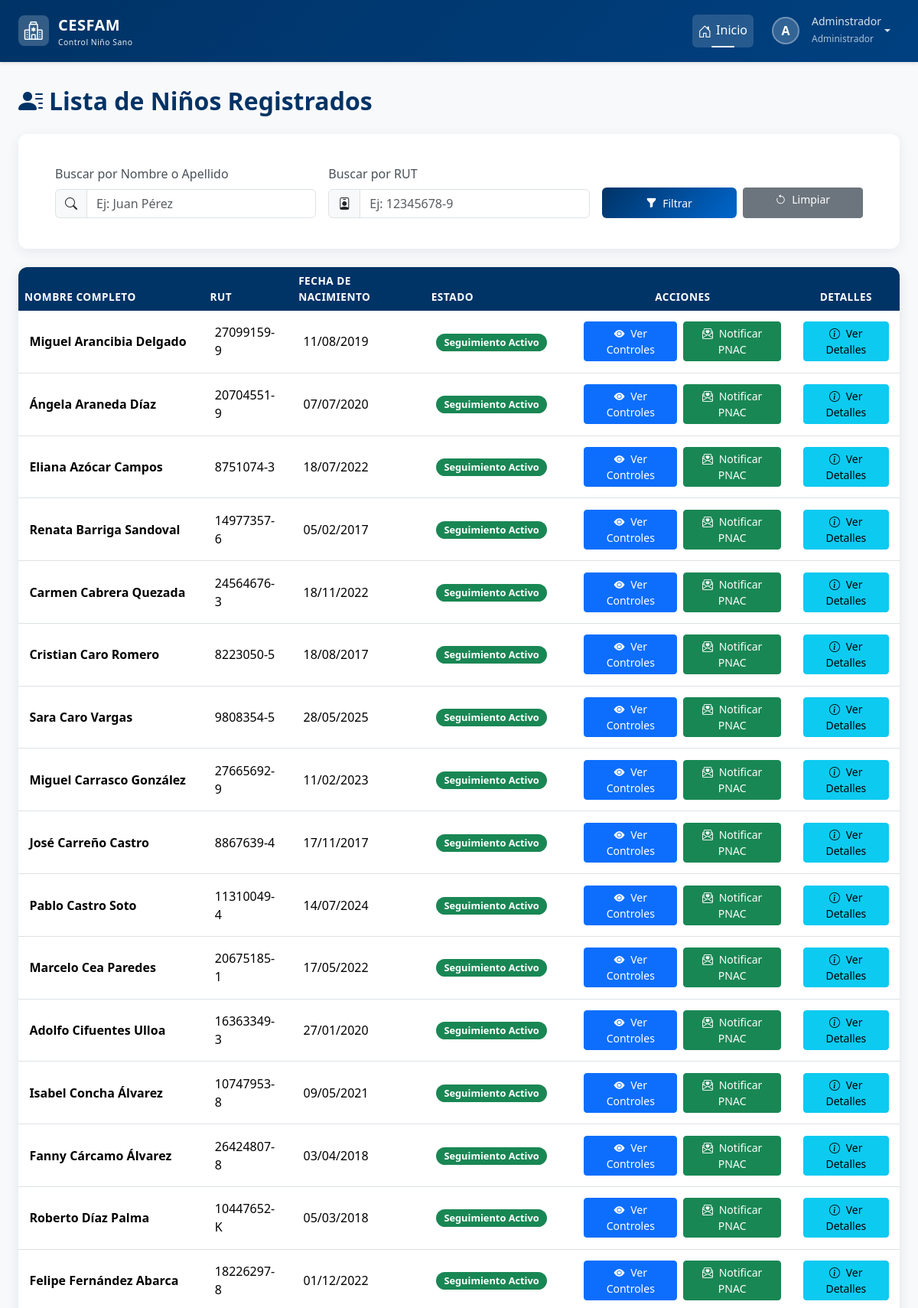
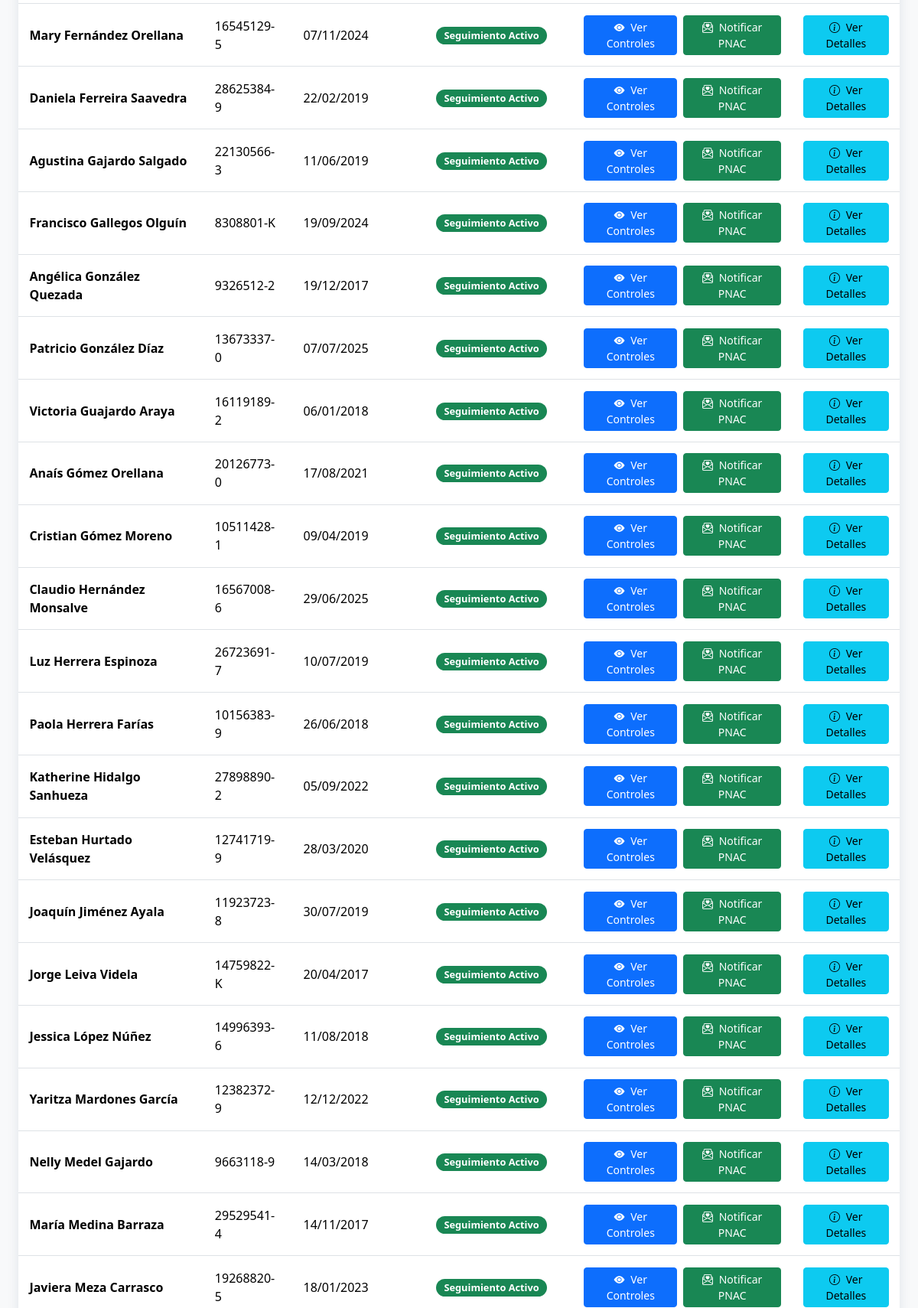
The app's page /ninos/ (signed in, upper part) with its own data (2 pictures, top to bottom).
### login/models.py (models this page shows, shortened)
class Usuario(AbstractBaseUser, PermissionsMixin):
    rut = models.CharField(max_length=10, unique=True)
    nombre_completo = models.CharField(max_length=200)
    email = models.EmailField(unique=True)
    rol = models.ForeignKey(Rol, on_delete=models.PROTECT)
    clave_temporal = models.BooleanField(default=False)
    nombre_completo_norm = models.CharField(
        max_length=200,
        editable=False,
        db_index=True
    )
    activo = models.BooleanField(default=True)
    is_staff = models.BooleanField(default=False) # Necesario para el admin de Django
    fecha_creacion = models.DateTimeField(default=timezone.now)
    objects = UsuarioManager()
    USERNAME_FIELD = 'rut'
    REQUIRED_FIELDS = ['nombre_completo', 'email']

class Rol(models.Model):
    id = models.AutoField(primary_key=True)
    nombre_rol = models.CharField(max_length=30, unique=True)
    descripcion = models.CharField(max_length=200)

### control/models.py (models this page shows, shortened)
class Nino(models.Model):
    ESTADO_SEGUIMIENTO_CHOICES = [
        ('ACTIVO', 'Seguimiento Activo'),
        ('COMPLETADO', 'Programa Completado'),
        ('TRASLADADO', 'Trasladado/Inactivo'),
        ('FALLECIDO', 'Fallecido'),
        ('OTRO', 'Otro'),
    ]
    SEXO_CHOICES = [
        ('Masculino', 'Masculino'),
        ('Femenino', 'Femenino')
    ]
    rut_nino = models.CharField(max_length=10, primary_key=True)
    nombre = models.CharField(max_length=50)
    ap_paterno = models.CharField(max_length=30)
    ap_materno = models.CharField(max_length=30, blank=True, null=True)
    fecha_nacimiento = models.DateField()
    sexo = models.CharField(max_length=20, choices=SEXO_CHOICES)
    direccion = models.CharField(max_length=200)
    fecha_registro = models.DateTimeField(auto_now_add=True)
    comuna = models.ForeignKey(Comuna, on_delete=models.PROTECT)
    estado_seguimiento = models.CharField(
        max_length=20,
        choices=ESTADO_SEGUIMIENTO_CHOICES,
        default='ACTIVO',
        verbose_name="Estado del Seguimiento"
    )
    sector = models.CharField(
        max_length=50,
        blank=True, # Lo hacemos opcional por si no se conoce al principio
        null=True,
        verbose_name="Sector Asignado"
    )
    fecha_fallecimiento = models.DateField(
        null=True,
        blank=True,
        verbose_name="Fecha de Fallecimiento"
    )
    nombre_norm = models.CharField(
        max_length=50,
        editable=False,     # No se muestra en formularios/admin
        db_index=True       # Indexado para búsquedas rápidas
    )
    ap_paterno_norm = models.CharField(
        max_length=30,
        editable=False,
        db_index=True
    )
    ap_materno_norm = models.CharField(
        max_length=30,
        blank=True,
        null=True,
        editable=False,
        db_index=True
    )
    history = HistoricalRecords()

### control/views.py (the view, shortened to what this page needs)
# urls.py: path('ninos/', views.listar_ninos, name='listar_ninos'),
@login_required
def listar_ninos(request):
    user = request.user
    rol_usuario = user.rol.nombre_rol.lower()
    nombre_query = request.GET.get('nombre', '')
    rut_query = request.GET.get('rut', '')
    lista_ninos = Nino.objects.none()
    if rol_usuario in ['administrador', 'profesional']:
        lista_ninos = Nino.objects.prefetch_related('ninotutor_set__tutor').all()
    elif rol_usuario == 'tutor':
        try:
            lista_ninos = user.perfil_tutor.ninos.prefetch_related('ninotutor_set__tutor').all()
        except Tutor.DoesNotExist:
            lista_ninos = Nino.objects.none()
    if rut_query:
        lista_ninos = lista_ninos.filter(rut_nino__icontains=rut_query)
    lista_ninos_ordenada = lista_ninos.order_by('estado_seguimiento', 'ap_paterno', 'nombre')
    contexto = {
        'ninos': lista_ninos_ordenada, # <-- Usamos la lista ya ordenada
        'rol_usuario': rol_usuario,
        'nombre_query': nombre_query,
        'rut_query': rut_query,
    }
    return render(request, 'control/nino/listar_ninos.html', contexto)

### control/templates/control/nino/listar_ninos.html (shortened to what this page needs)
{% extends 'base.html' %}
{% load static %}
{% block extra_css %}
    <link rel="stylesheet" href="{% static 'css/estilolistas.css' %}">
{% endblock %}
{% block content %}
<div class="page-header mb-4">
    <h2><i class="bi bi-person-lines-fill me-2"></i>Lista de Niños Registrados</h2>
</div>
{% if rol_usuario != 'tutor' %}
    <div class="card filter-card mb-4">
        <div class="card-body">
            <form method="get" action="">
                <div class="row g-3 align-items-end">
                    <div class="col-md-4">
                        <label for="nombre" class="form-label">Buscar por Nombre o Apellido</label>
                        <div class="input-group">
                            <span class="input-group-text"><i class="bi bi-search"></i></span>
                            <input type="text" name="nombre" id="nombre" class="form-control" placeholder="Ej: Juan Pérez" value="{{ request.GET.nombre }}">
                        </div>
                    </div>
                    <div class="col-md-4">
                        <label for="rut" class="form-label">Buscar por RUT</label>
                        <div class="input-group">
                            <span class="input-group-text"><i class="bi bi-person-badge"></i></span>
                            <input type="text" name="rut" id="rut" class="form-control" placeholder="Ej: 12345678-9" value="{{ request.GET.rut }}">
                        </div>
                    </div>
                    <div class="col-md-4 d-flex align-items-end">
                        <div class="d-flex gap-2 w-100">
                            <button type="submit" class="btn btn-cesfam btn-sm flex-grow-1">
                                <i class="bi bi-funnel-fill me-1"></i> Filtrar
                            </button>
                            <a href="{% url 'control:listar_ninos' %}" class="btn btn-secondary btn-sm flex-grow-1">
                                <i class="bi bi-arrow-counterclockwise me-1"></i> Limpiar
                            </a>
                        </div>
                    </div>
                </div>
            </form>
        </div>
    </div>
{% endif %}
<div class="card table-card">
    <div class="card-body p-0">
        <div class="table-responsive">
            <table class="table table-hover">
                <thead>
                    <tr>
                        <th>Nombre Completo</th>
                        <th>RUT</th>
                        <th>Fecha de Nacimiento</th>
                        <th>Estado</th> <th class="text-center">Acciones</th>
                        <th class="text-center">Detalles</th>
                    </tr>
                </thead>
                <tbody>
                    {% for nino in ninos %}
                    <tr class="animate-row {% if nino.estado_seguimiento == 'FALLECIDO' or nino.estado_seguimiento == 'TRASLADADO' %}disabled-row{% endif %}" style="--i: {{ forloop.counter0 }};" id="nino-{{ nino.rut_nino }}">
                        <td><strong>{{ nino.nombre }} {{ nino.ap_paterno }} {{ nino.ap_materno }}</strong></td>
                        <td>{{ nino.rut_nino }}</td>
                        <td>{{ nino.fecha_nacimiento|date:"d/m/Y" }}</td>
                        <td>
                            {% if nino.estado_seguimiento == 'ACTIVO' %}
                                <span class="badge bg-success">{{ nino.get_estado_seguimiento_display }}</span>
                            {% elif nino.estado_seguimiento == 'COMPLETADO' %}
                                <span class="badge bg-primary">{{ nino.get_estado_seguimiento_display }}</span>
                            {% else %}
                                <span class="badge bg-secondary">{{ nino.get_estado_seguimiento_display }}</span>
                            {% endif %}
                        </td>
                        <td class="text-center">
                            <div class="action-buttons justify-content-center">
                                <a href="{% url 'control:detalle_nino' nino.rut_nino %}" class="btn btn-sm btn-primary">
                                    <i class="bi bi-eye-fill me-1"></i> Ver Controles
                                </a>
                                {% with relacion=nino.ninotutor_set.first %}
                                    {% if relacion and relacion.tutor and relacion.tutor.email and rol_usuario != 'tutor' %}
                                        <form method="post" class="d-inline" onsubmit="return confirm('¿Estás seguro de que deseas enviar el correo de notificación PNAC al tutor de {{ nino.nombre }}?');">
                                            <button type="submit" class="btn btn-sm btn-success" title="Notificar arribo de alimentos PNAC al tutor: {{ relacion.tutor.email }}">
                                                <i class="bi bi-envelope-paper-heart me-1"></i> Notificar PNAC
                                            </button>
                                        </form>
                                    {% endif %}
                                {% endwith %}
                            </div>
                        </td>
                        <td class="text-center">
                            <div class="action-buttons justify-content-center">
                                {% with relacion=nino.ninotutor_set.first %}
                                <button type="button" class="btn btn-sm btn-info"
                                        data-bs-toggle="modal"
                                        data-bs-target="#detalleModal"
                                        data-nombre="{{ nino.nombre }} {{ nino.ap_paterno }} {{ nino.ap_materno }}"
                                        data-rut="{{ nino.rut_nino }}"
                                        data-fecha="{{ nino.fecha_nacimiento|date:"d/m/Y" }}"
                                        {% if relacion and relacion.tutor %}
                                        data-nombre-tutor="{{ relacion.tutor.nombre_completo }}"
                                        data-parentesco="{{ relacion.get_parentesco_display }}"
                                        data-correo-tutor="{{ relacion.tutor.email }}"
                                        {% endif %}>
                                    <i class="bi bi-info-circle me-1"></i> Ver Detalles
                                </button>
                                {% endwith %}
                            </div>
                        </td>
                    </tr>
                {% empty %}
                    <tr>
                        <td colspan="6" class="text-center p-4">
                            No se encontraron niños con los filtros aplicados.
                        </td>
                    </tr>
                {% endfor %}
                </tbody>
            </table>
        </div>
    </div>
</div>
{% endblock %}

### templates/base.html (shortened to what this page needs)
{% load static %}
<!DOCTYPE html>
<html lang="es">
<head>
    <link href="https://cdn.jsdelivr.net/npm/bootstrap@5.3.2/dist/css/bootstrap.min.css" rel="stylesheet"
>
    <link rel="stylesheet" href="https://cdn.jsdelivr.net/npm/bootstrap-icons@1.11.1/font/bootstrap-icons.css">
    <link href="https://cdn.jsdelivr.net/npm/select2@4.1.0-rc.0/dist/css/select2.min.css" rel="stylesheet" />
    <link rel="stylesheet" href="{% static 'css/estilobase.css' %}">
    {% block extra_css %}{% endblock %}
</head>
<body>
    <nav class="navbar navbar-expand-lg navbar-dark navbar-cesfam sticky-top">
        <div class="container-fluid px-4">
            <a class="navbar-brand" href="{% url 'home' %}">
                <div class="logo-icon">
                    <i class="bi bi-hospital text-white fs-4"></i>
                </div>
                <div>
                    <span>CESFAM</span>
                    <small class="d-block" style="font-size: 0.65rem; font-weight: 400; opacity: 0.9;">
                        Control Niño Sano
                    </small>
                </div>
            </a>
            <div class="collapse navbar-collapse" id="navbarNav">
                <ul class="navbar-nav ms-auto align-items-lg-center">
                    <li class="nav-item">
                        <a class="nav-link active" href="{% url 'home' %}">
                            <i class="bi bi-house-door"></i>Inicio
                        </a>
                    </li>
                    {% if request.user.is_authenticated %}
                    <li class="nav-item dropdown ms-lg-2">
                        <a class="nav-link dropdown-toggle d-flex align-items-center" href="#"
                           id="userDropdown" role="button" data-bs-toggle="dropdown" aria-expanded="false">
                            <div class="user-avatar">
                                {{ request.user.nombre_completo|first|upper }}
                            </div>
                            <div class="d-none d-lg-block text-start ms-2">
                                <small class="d-block" style="line-height: 1.2;">
                                    {{ request.user.nombre_completo|truncatewords:2 }}
                                </small>
                                <small style="font-size: 0.75rem; opacity: 0.8;">
                                    {{ request.user.rol.nombre_rol }}
                                </small>
                            </div>
                        </a>
                    </li>
                    {% else %}
                    <li class="nav-item ms-lg-2">
                        <a class="btn btn-light btn-sm" href="{% url 'login' %}">
                            <i class="bi bi-box-arrow-in-right me-1"></i>Iniciar Sesión
                        </a>
                    </li>
                    {% endif %}
                </ul>
            </div>
        </div>
    </nav>
    <main class="main-container container-fluid px-4">
        {% block content %}
        {% endblock %}
    </main>
</body>
</html>

### records on screen
Usuario: user.nombre_completo|first "A", user.nombre_completo "Adminstrador", user.rol.nombre_rol "Administrador"
Nino: nombre "Miguel", ap_paterno "Arancibia", ap_materno "Delgado", rut_nino "27099159-9", fecha_nacimiento "11/08/2019", estado_seguimiento "Seguimiento Activo"
Nino: nombre "Ángela", ap_paterno "Araneda", ap_materno "Díaz", rut_nino "20704551-9", fecha_nacimiento "07/07/2020", estado_seguimiento "Seguimiento Activo"
Nino: nombre "Eliana", ap_paterno "Azócar", ap_materno "Campos", rut_nino "8751074-3", fecha_nacimiento "18/07/2022", estado_seguimiento "Seguimiento Activo"
Nino: nombre "Renata", ap_paterno "Barriga", ap_materno "Sandoval", rut_nino "14977357-6", fecha_nacimiento "05/02/2017", estado_seguimiento "Seguimiento Activo"
Nino: nombre "Carmen", ap_paterno "Cabrera", ap_materno "Quezada", rut_nino "24564676-3", fecha_nacimiento "18/11/2022", estado_seguimiento "Seguimiento Activo"
Nino: nombre "Cristian", ap_paterno "Caro", ap_materno "Romero", rut_nino "8223050-5", fecha_nacimiento "18/08/2017", estado_seguimiento "Seguimiento Activo"
Nino: nombre "Sara", ap_paterno "Caro", ap_materno "Vargas", rut_nino "9808354-5", fecha_nacimiento "28/05/2025", estado_seguimiento "Seguimiento Activo"
Nino: nombre "Miguel", ap_paterno "Carrasco", ap_materno "González", rut_nino "27665692-9", fecha_nacimiento "11/02/2023", estado_seguimiento "Seguimiento Activo"
Nino: nombre "José", ap_paterno "Carreño", ap_materno "Castro", rut_nino "8867639-4", fecha_nacimiento "17/11/2017", estado_seguimiento "Seguimiento Activo"
Nino: nombre "Pablo", ap_paterno "Castro", ap_materno "Soto", rut_nino "11310049-4", fecha_nacimiento "14/07/2024", estado_seguimiento "Seguimiento Activo"
Nino: nombre "Marcelo", ap_paterno "Cea", ap_materno "Paredes", rut_nino "20675185-1", fecha_nacimiento "17/05/2022", estado_seguimiento "Seguimiento Activo"
Nino: nombre "Adolfo", ap_paterno "Cifuentes", ap_materno "Ulloa", rut_nino "16363349-3", fecha_nacimiento "27/01/2020", estado_seguimiento "Seguimiento Activo"
Nino: nombre "Isabel", ap_paterno "Concha", ap_materno "Álvarez", rut_nino "10747953-8", fecha_nacimiento "09/05/2021", estado_seguimiento "Seguimiento Activo"
Nino: nombre "Fanny", ap_paterno "Cárcamo", ap_materno "Álvarez", rut_nino "26424807-8", fecha_nacimiento "03/04/2018", estado_seguimiento "Seguimiento Activo"
Nino: nombre "Roberto", ap_paterno "Díaz", ap_materno "Palma", rut_nino "10447652-K", fecha_nacimiento "05/03/2018", estado_seguimiento "Seguimiento Activo"
Nino: nombre "Felipe", ap_paterno "Fernández", ap_materno "Abarca", rut_nino "18226297-8", fecha_nacimiento "01/12/2022", estado_seguimiento "Seguimiento Activo"
Nino: nombre "Mary", ap_paterno "Fernández", ap_materno "Orellana", rut_nino "16545129-5", fecha_nacimiento "07/11/2024", estado_seguimiento "Seguimiento Activo"
Nino: nombre "Daniela", ap_paterno "Ferreira", ap_materno "Saavedra", rut_nino "28625384-9", fecha_nacimiento "22/02/2019", estado_seguimiento "Seguimiento Activo"
Nino: nombre "Agustina", ap_paterno "Gajardo", ap_materno "Salgado", rut_nino "22130566-3", fecha_nacimiento "11/06/2019", estado_seguimiento "Seguimiento Activo"
Nino: nombre "Francisco", ap_paterno "Gallegos", ap_materno "Olguín", rut_nino "8308801-K", fecha_nacimiento "19/09/2024", estado_seguimiento "Seguimiento Activo"
Nino: nombre "Angélica", ap_paterno "González", ap_materno "Quezada", rut_nino "9326512-2", fecha_nacimiento "19/12/2017", estado_seguimiento "Seguimiento Activo"
Nino: nombre "Patricio", ap_paterno "González", ap_materno "Díaz", rut_nino "13673337-0", fecha_nacimiento "07/07/2025", estado_seguimiento "Seguimiento Activo"
Nino: nombre "Victoria", ap_paterno "Guajardo", ap_materno "Araya", rut_nino "16119189-2", fecha_nacimiento "06/01/2018", estado_seguimiento "Seguimiento Activo"
Nino: nombre "Anaís", ap_paterno "Gómez", ap_materno "Orellana", rut_nino "20126773-0", fecha_nacimiento "17/08/2021", estado_seguimiento "Seguimiento Activo"
Nino: nombre "Cristian", ap_paterno "Gómez", ap_materno "Moreno", rut_nino "10511428-1", fecha_nacimiento "09/04/2019", estado_seguimiento "Seguimiento Activo"
Nino: nombre "Claudio", ap_paterno "Hernández", ap_materno "Monsalve", rut_nino "16567008-6", fecha_nacimiento "29/06/2025", estado_seguimiento "Seguimiento Activo"
Nino: nombre "Luz", ap_paterno "Herrera", ap_materno "Espinoza", rut_nino "26723691-7", fecha_nacimiento "10/07/2019", estado_seguimiento "Seguimiento Activo"
Nino: nombre "Paola", ap_paterno "Herrera", ap_materno "Farías", rut_nino "10156383-9", fecha_nacimiento "26/06/2018", estado_seguimiento "Seguimiento Activo"
Nino: nombre "Katherine", ap_paterno "Hidalgo", ap_materno "Sanhueza", rut_nino "27898890-2", fecha_nacimiento "05/09/2022", estado_seguimiento "Seguimiento Activo"
Nino: nombre "Esteban", ap_paterno "Hurtado", ap_materno "Velásquez", rut_nino "12741719-9", fecha_nacimiento "28/03/2020", estado_seguimiento "Seguimiento Activo"
Nino: nombre "Joaquín", ap_paterno "Jiménez", ap_materno "Ayala", rut_nino "11923723-8", fecha_nacimiento "30/07/2019", estado_seguimiento "Seguimiento Activo"
Nino: nombre "Jorge", ap_paterno "Leiva", ap_materno "Videla", rut_nino "14759822-K", fecha_nacimiento "20/04/2017", estado_seguimiento "Seguimiento Activo"
Nino: nombre "Jessica", ap_paterno "López", ap_materno "Núñez", rut_nino "14996393-6", fecha_nacimiento "11/08/2018", estado_seguimiento "Seguimiento Activo"
Nino: nombre "Yaritza", ap_paterno "Mardones", ap_materno "García", rut_nino "12382372-9", fecha_nacimiento "12/12/2022", estado_seguimiento "Seguimiento Activo"
Nino: nombre "Nelly", ap_paterno "Medel", ap_materno "Gajardo", rut_nino "9663118-9", fecha_nacimiento "14/03/2018", estado_seguimiento "Seguimiento Activo"
Nino: nombre "María", ap_paterno "Medina", ap_materno "Barraza", rut_nino "29529541-4", fecha_nacimiento "14/11/2017", estado_seguimiento "Seguimiento Activo"
Nino: nombre "Javiera", ap_paterno "Meza", ap_materno "Carrasco", rut_nino "19268820-5", fecha_nacimiento "18/01/2023", estado_seguimiento "Seguimiento Activo"
